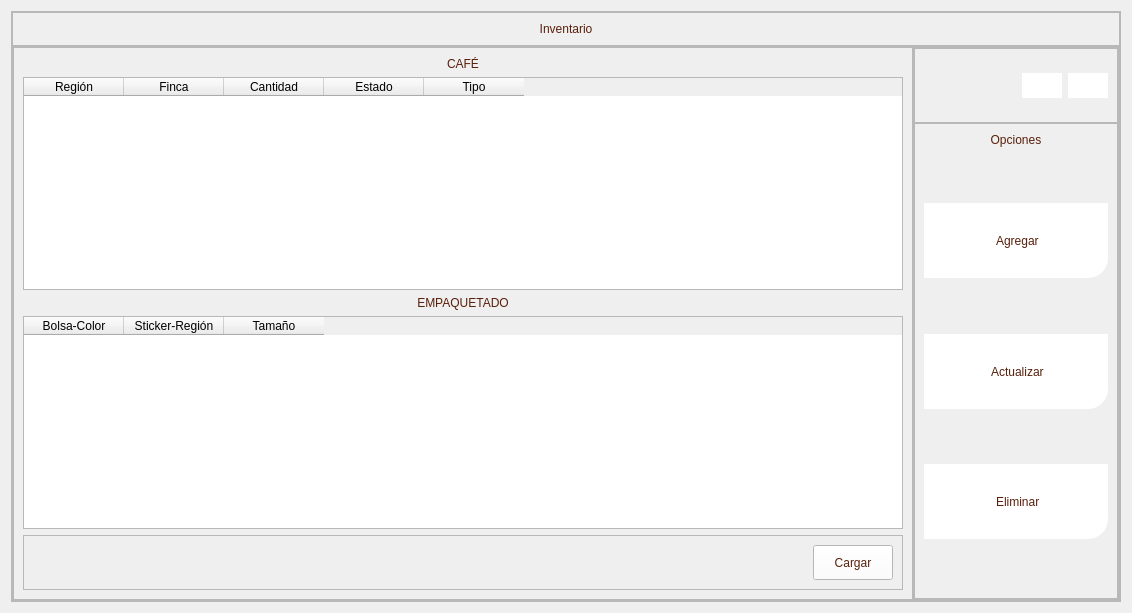
         <widget class="QWidget" name="page_inventario">
          <layout class="QVBoxLayout" name="verticalLayout_6">
           <item>
            <widget class="QFrame" name="frame_9">
             <property name="frameShape">
              <enum>QFrame::StyledPanel</enum>
             </property>
             <property name="frameShadow">
              <enum>QFrame::Raised</enum>
             </property>
             <layout class="QVBoxLayout" name="verticalLayout_8">
              <property name="spacing">
               <number>0</number>
              </property>
              <property name="leftMargin">
               <number>0</number>
              </property>
              <property name="topMargin">
               <number>0</number>
              </property>
              <property name="rightMargin">
               <number>0</number>
              </property>
              <property name="bottomMargin">
               <number>0</number>
              </property>
              <item>
               <widget class="QFrame" name="frame_10">
                <property name="maximumSize">
                 <size>
                  <width>16777215</width>
                  <height>50</height>
                 </size>
                </property>
                <property name="frameShape">
                 <enum>QFrame::StyledPanel</enum>
                </property>
                <property name="frameShadow">
                 <enum>QFrame::Raised</enum>
                </property>
                <layout class="QVBoxLayout" name="verticalLayout_10">
                 <item>
                  <widget class="QLabel" name="label_50">
                   <property name="minimumSize">
                    <size>
                     <width>0</width>
                     <height>0</height>
                    </size>
                   </property>
                   <property name="maximumSize">
                    <size>
                     <width>16777215</width>
                     <height>16777215</height>
                    </size>
                   </property>
                   <property name="styleSheet">
                    <string notr="true">color: rgb(89, 31, 11);
font: 75 12pt &quot;Open Sans Semibold&quot;</string>
                   </property>
                   <property name="text">
                    <string>Inventario</string>
                   </property>
                   <property name="alignment">
                    <set>Qt::AlignCenter</set>
                   </property>
                  </widget>
                 </item>
                </layout>
               </widget>
              </item>
              <item>
               <widget class="QFrame" name="frame_11">
                <property name="frameShape">
                 <enum>QFrame::StyledPanel</enum>
                </property>
                <property name="frameShadow">
                 <enum>QFrame::Raised</enum>
                </property>
                <layout class="QHBoxLayout" name="horizontalLayout_7">
                 <property name="spacing">
                  <number>0</number>
                 </property>
                 <property name="leftMargin">
                  <number>0</number>
                 </property>
                 <property name="topMargin">
                  <number>0</number>
                 </property>
                 <property name="rightMargin">
                  <number>0</number>
                 </property>
                 <property name="bottomMargin">
                  <number>0</number>
                 </property>
                 <item>
                  <widget class="QFrame" name="frame_12">
                   <property name="minimumSize">
                    <size>
                     <width>900</width>
                     <height>0</height>
                    </size>
                   </property>
                   <property name="maximumSize">
                    <size>
                     <width>900</width>
                     <height>16777215</height>
                    </size>
                   </property>
                   <property name="frameShape">
                    <enum>QFrame::StyledPanel</enum>
                   </property>
                   <property name="frameShadow">
                    <enum>QFrame::Raised</enum>
                   </property>
                   <layout class="QVBoxLayout" name="verticalLayout_11">
                    <item>
                     <widget class="QLabel" name="label">
                      <property name="styleSheet">
                       <string notr="true">color: rgb(89, 31, 11);
font: 75 12pt &quot;Open Sans Semibold&quot;</string>
                      </property>
                      <property name="text">
                       <string>CAFÉ</string>
                      </property>
                      <property name="alignment">
                       <set>Qt::AlignCenter</set>
                      </property>
                     </widget>
                    </item>
                    <item>
                     <widget class="QTableWidget" name="tableWidget">
                      <column>
                       <property name="text">
                        <string>Región</string>
                       </property>
                      </column>
                      <column>
                       <property name="text">
                        <string>Finca</string>
                       </property>
                      </column>
                      <column>
                       <property name="text">
                        <string>Cantidad</string>
                       </property>
                      </column>
                      <column>
                       <property name="text">
                        <string>Estado</string>
                       </property>
                      </column>
                      <column>
                       <property name="text">
                        <string>Tipo</string>
                       </property>
                      </column>
                     </widget>
                    </item>
                    <item>
                     <widget class="QLabel" name="label_2">
                      <property name="styleSheet">
                       <string notr="true">color: rgb(89, 31, 11);
font: 75 12pt &quot;Open Sans Semibold&quot;</string>
                      </property>
                      <property name="text">
                       <string>EMPAQUETADO</string>
                      </property>
                      <property name="alignment">
                       <set>Qt::AlignCenter</set>
                      </property>
                     </widget>
                    </item>
                    <item>
                     <widget class="QTableWidget" name="tableWidget_2">
                      <column>
                       <property name="text">
                        <string>Bolsa-Color</string>
                       </property>
                      </column>
                      <column>
                       <property name="text">
                        <string>Sticker-Región</string>
                       </property>
                      </column>
                      <column>
                       <property name="text">
                        <string>Tamaño</string>
                       </property>
                      </column>
                     </widget>
                    </item>
                    <item>
                     <widget class="QFrame" name="frame_108">
                      <property name="minimumSize">
                       <size>
                        <width>0</width>
                        <height>50</height>
                       </size>
                      </property>
                      <property name="frameShape">
                       <enum>QFrame::StyledPanel</enum>
                      </property>
                      <property name="frameShadow">
                       <enum>QFrame::Raised</enum>
                      </property>
                      <layout class="QHBoxLayout" name="horizontalLayout_62">
                       <item>
                        <spacer name="horizontalSpacer_26">
                         <property name="orientation">
                          <enum>Qt::Horizontal</enum>
                         </property>
                         <property name="sizeHint" stdset="0">
                          <size>
                           <width>749</width>
                           <height>20</height>
                          </size>
                         </property>
                        </spacer>
                       </item>
                       <item>
                        <widget class="QPushButton" name="cargar_invetario">
                         <property name="minimumSize">
                          <size>
                           <width>0</width>
                           <height>35</height>
                          </size>
                         </property>
                         <property name="styleSheet">
                          <string notr="true">QFrame{
background-color: rgb(51, 157, 255);
}

QPushButton{
color: rgb(89, 31, 11);
background-color: rgb(255, 255, 255);
font: 75 9pt &quot;Open Sans Semibold&quot;
}

QPushButton:hover{
color: rgb(255, 255, 255);
background-color: rgb(209, 172, 127);
font: 75 9pt  &quot;Open Sans Semibold&quot;
}
</string>
                         </property>
                         <property name="text">
                          <string>Cargar</string>
                         </property>
                        </widget>
                       </item>
                      </layout>
                     </widget>
                    </item>
                   </layout>
                  </widget>
                 </item>
                 <item>
                  <widget class="QFrame" name="frame_13">
                   <property name="frameShape">
                    <enum>QFrame::StyledPanel</enum>
                   </property>
                   <property name="frameShadow">
                    <enum>QFrame::Raised</enum>
                   </property>
                   <layout class="QVBoxLayout" name="verticalLayout_9">
                    <property name="spacing">
                     <number>0</number>
                    </property>
                    <property name="leftMargin">
                     <number>0</number>
                    </property>
                    <property name="topMargin">
                     <number>0</number>
                    </property>
                    <property name="rightMargin">
                     <number>0</number>
                    </property>
                    <property name="bottomMargin">
                     <number>0</number>
                    </property>
                    <item>
                     <widget class="QFrame" name="frame_14">
                      <property name="minimumSize">
                       <size>
                        <width>0</width>
                        <height>75</height>
                       </size>
                      </property>
                      <property name="maximumSize">
                       <size>
                        <width>16777215</width>
                        <height>75</height>
                       </size>
                      </property>
                      <property name="frameShape">
                       <enum>QFrame::StyledPanel</enum>
                      </property>
                      <property name="frameShadow">
                       <enum>QFrame::Raised</enum>
                      </property>
                      <layout class="QHBoxLayout" name="horizontalLayout_8">
                       <item>
                        <spacer name="horizontalSpacer_5">
                         <property name="orientation">
                          <enum>Qt::Horizontal</enum>
                         </property>
                         <property name="sizeHint" stdset="0">
                          <size>
                           <width>98</width>
                           <height>20</height>
                          </size>
                         </property>
                        </spacer>
                       </item>
                       <item>
                        <widget class="QPushButton" name="btn_menu_3">
                         <property name="minimumSize">
                          <size>
                           <width>40</width>
                           <height>25</height>
                          </size>
                         </property>
                         <property name="maximumSize">
                          <size>
                           <width>40</width>
                           <height>16777215</height>
                          </size>
                         </property>
                         <property name="styleSheet">
                          <string notr="true">QFrame{
background-color: rgb(51, 157, 255);
}

QPushButton{
color: rgb(255, 255, 255);
background-color: rgb(255, 255, 255);
border-bottom-left-radius:1px;
font: 75 9pt &quot;Open Sans Semibold&quot;
}

QPushButton:hover{
color: rgb(0, 0, 0);
background-color: rgb(209, 172, 127);
border-bottom-left-radius:1px;
font: 75 9pt  &quot;Open Sans Semibold&quot;
}
</string>
                         </property>
                         <property name="text">
                          <string/>
                         </property>
                         <property name="icon">
                          <iconset>
                           <normaloff>../../../../../../../../.designer/backup/Imagenes/Imagen5.png</normaloff>../../../../../../../../.designer/backup/Imagenes/Imagen5.png</iconset>
                         </property>
                         <property name="iconSize">
                          <size>
                           <width>40</width>
                           <height>2035</height>
                          </size>
                         </property>
                        </widget>
                       </item>
                       <item>
                        <widget class="QPushButton" name="btn_menu_4">
                         <property name="minimumSize">
                          <size>
                           <width>40</width>
                           <height>25</height>
                          </size>
                         </property>
                         <property name="maximumSize">
                          <size>
                           <width>40</width>
                           <height>16777215</height>
                          </size>
                         </property>
                         <property name="styleSheet">
                          <string notr="true">QFrame{
background-color: rgb(51, 157, 255);
}

QPushButton{
color: rgb(255, 255, 255);
background-color: rgb(255, 255, 255);
border-bottom-left-radius:1px;
font: 75 9pt &quot;Open Sans Semibold&quot;
}

QPushButton:hover{
color: rgb(0, 0, 0);
background-color: rgb(209, 172, 127);
border-bottom-left-radius:1px;
font: 75 9pt  &quot;Open Sans Semibold&quot;
}
</string>
                         </property>
                         <property name="text">
                          <string/>
                         </property>
                         <property name="icon">
                          <iconset>
                           <normaloff>../../../../../../../../.designer/backup/Imagenes/Imagen6.png</normaloff>../../../../../../../../.designer/backup/Imagenes/Imagen6.png</iconset>
                         </property>
                         <property name="iconSize">
                          <size>
                           <width>40</width>
                           <height>2035</height>
                          </size>
                         </property>
                        </widget>
                       </item>
                      </layout>
                     </widget>
                    </item>
                    <item>
                     <widget class="QFrame" name="frame_menu_2">
                      <property name="frameShape">
                       <enum>QFrame::StyledPanel</enum>
                      </property>
                      <property name="frameShadow">
                       <enum>QFrame::Raised</enum>
                      </property>
                      <layout class="QVBoxLayout" name="verticalLayout_12">
                       <item>
                        <widget class="QLabel" name="label_6">
                         <property name="styleSheet">
                          <string notr="true">color: rgb(89, 31, 11);
font: 75 12pt &quot;Open Sans Semibold&quot;</string>
                         </property>
                         <property name="text">
                          <string>Opciones</string>
                         </property>
                         <property name="alignment">
                          <set>Qt::AlignCenter</set>
                         </property>
                        </widget>
                       </item>
                       <item>
                        <spacer name="verticalSpacer_5">
                         <property name="orientation">
                          <enum>Qt::Vertical</enum>
                         </property>
                         <property name="sizeHint" stdset="0">
                          <size>
                           <width>20</width>
                           <height>50</height>
                          </size>
                         </property>
                        </spacer>
                       </item>
                       <item>
                        <widget class="QPushButton" name="btn_agregar_I">
                         <property name="minimumSize">
                          <size>
                           <width>150</width>
                           <height>75</height>
                          </size>
                         </property>
                         <property name="styleSheet">
                          <string notr="true">QFrame{
background-color: rgb(51, 157, 255);
}

QPushButton{
color: rgb(89, 31, 11);
	background-color: rgb(255, 255, 255);
border-bottom-right-radius:20px;
font: 75 9pt  &quot;Open Sans Semibold&quot;
}

QPushButton:hover{
color: rgb(255, 255, 255);
background-color: rgb(222, 184, 135);
border-bottom-right-radius:20px;
font: 75 9pt &quot;Open Sans Semibold&quot;

}</string>
                         </property>
                         <property name="text">
                          <string> Agregar</string>
                         </property>
                         <property name="icon">
                          <iconset>
                           <normaloff>../../../../../../../../.designer/backup/Imagenes/cafe.png</normaloff>../../../../../../../../.designer/backup/Imagenes/cafe.png</iconset>
                         </property>
                         <property name="iconSize">
                          <size>
                           <width>50</width>
                           <height>50</height>
                          </size>
                         </property>
                        </widget>
                       </item>
                       <item>
                        <spacer name="verticalSpacer_6">
                         <property name="orientation">
                          <enum>Qt::Vertical</enum>
                         </property>
                         <property name="sizeHint" stdset="0">
                          <size>
                           <width>20</width>
                           <height>50</height>
                          </size>
                         </property>
                        </spacer>
                       </item>
                       <item>
                        <widget class="QPushButton" name="btn_actualizar_I">
                         <property name="minimumSize">
                          <size>
                           <width>150</width>
                           <height>75</height>
                          </size>
                         </property>
                         <property name="styleSheet">
                          <string notr="true">QFrame{
background-color: rgb(51, 157, 255);
}

QPushButton{
color: rgb(89, 31, 11);
	background-color: rgb(255, 255, 255);
border-bottom-right-radius:20px;
font: 75 9pt  &quot;Open Sans Semibold&quot;
}

QPushButton:hover{
color: rgb(255, 255, 255);
background-color: rgb(222, 184, 135);
border-bottom-right-radius:20px;
font: 75 9pt &quot;Open Sans Semibold&quot;

}</string>
                         </property>
                         <property name="text">
                          <string> Actualizar</string>
                         </property>
                         <property name="icon">
                          <iconset>
                           <normaloff>../../../../../../../../.designer/backup/Imagenes/granos-de-cafe.png</normaloff>../../../../../../../../.designer/backup/Imagenes/granos-de-cafe.png</iconset>
                         </property>
                         <property name="iconSize">
                          <size>
                           <width>50</width>
                           <height>50</height>
                          </size>
                         </property>
                        </widget>
                       </item>
                       <item>
                        <spacer name="verticalSpacer_7">
                         <property name="orientation">
                          <enum>Qt::Vertical</enum>
                         </property>
                         <property name="sizeHint" stdset="0">
                          <size>
                           <width>20</width>
                           <height>49</height>
                          </size>
                         </property>
                        </spacer>
                       </item>
                       <item>
                        <widget class="QPushButton" name="btn_eliminar_I">
                         <property name="minimumSize">
                          <size>
                           <width>150</width>
                           <height>75</height>
                          </size>
                         </property>
                         <property name="styleSheet">
                          <string notr="true">QFrame{
background-color: rgb(51, 157, 255);
}

QPushButton{
color: rgb(89, 31, 11);
	background-color: rgb(255, 255, 255);
border-bottom-right-radius:20px;
font: 75 9pt  &quot;Open Sans Semibold&quot;
}

QPushButton:hover{
color: rgb(255, 255, 255);
background-color: rgb(222, 184, 135);
border-bottom-right-radius:20px;
font: 75 9pt &quot;Open Sans Semibold&quot;

}</string>
                         </property>
                         <property name="text">
                          <string> Eliminar</string>
                         </property>
                         <property name="icon">
                          <iconset>
                           <normaloff>../../../../../../../../.designer/backup/Imagenes/cafecini.png</normaloff>../../../../../../../../.designer/backup/Imagenes/cafecini.png</iconset>
                         </property>
                         <property name="iconSize">
                          <size>
                           <width>50</width>
                           <height>50</height>
                          </size>
                         </property>
                        </widget>
                       </item>
                       <item>
                        <spacer name="verticalSpacer_8">
                         <property name="orientation">
                          <enum>Qt::Vertical</enum>
                         </property>
                         <property name="sizeHint" stdset="0">
                          <size>
                           <width>20</width>
                           <height>50</height>
                          </size>
                         </property>
                        </spacer>
                       </item>
                      </layout>
                     </widget>
                    </item>
                   </layout>
                  </widget>
                 </item>
                </layout>
               </widget>
              </item>
             </layout>
            </widget>
           </item>
          </layout>
         </widget>
